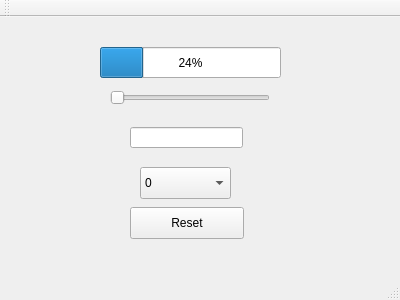
<?xml version="1.0" encoding="UTF-8"?>
<ui version="4.0">
 <class>MainWindow</class>
 <widget class="QMainWindow" name="MainWindow">
  <property name="geometry">
   <rect>
    <x>0</x>
    <y>0</y>
    <width>400</width>
    <height>300</height>
   </rect>
  </property>
  <property name="windowTitle">
   <string>MainWindow</string>
  </property>
  <widget class="QWidget" name="centralWidget">
   <widget class="ResetButton" name="pushButton">
    <property name="geometry">
     <rect>
      <x>130</x>
      <y>190</y>
      <width>114</width>
      <height>32</height>
     </rect>
    </property>
    <property name="text">
     <string>Reset</string>
    </property>
   </widget>
   <widget class="QProgressBar" name="progressBar">
    <property name="geometry">
     <rect>
      <x>100</x>
      <y>30</y>
      <width>181</width>
      <height>31</height>
     </rect>
    </property>
    <property name="value">
     <number>24</number>
    </property>
   </widget>
   <widget class="MySlider" name="horizontalSlider">
    <property name="geometry">
     <rect>
      <x>110</x>
      <y>70</y>
      <width>160</width>
      <height>22</height>
     </rect>
    </property>
    <property name="orientation">
     <enum>Qt::Horizontal</enum>
    </property>
   </widget>
   <widget class="MyLineEdit" name="lineEdit">
    <property name="geometry">
     <rect>
      <x>130</x>
      <y>110</y>
      <width>113</width>
      <height>21</height>
     </rect>
    </property>
   </widget>
   <widget class="mycomboBox" name="comboBox">
    <property name="geometry">
     <rect>
      <x>140</x>
      <y>150</y>
      <width>91</width>
      <height>32</height>
     </rect>
    </property>
    <item>
     <property name="text">
      <string>0</string>
     </property>
    </item>
    <item>
     <property name="text">
      <string>50</string>
     </property>
    </item>
    <item>
     <property name="text">
      <string>100</string>
     </property>
    </item>
   </widget>
  </widget>
  <widget class="QMenuBar" name="menuBar">
   <property name="geometry">
    <rect>
     <x>0</x>
     <y>0</y>
     <width>400</width>
     <height>22</height>
    </rect>
   </property>
  </widget>
  <widget class="QToolBar" name="mainToolBar">
   <attribute name="toolBarArea">
    <enum>TopToolBarArea</enum>
   </attribute>
   <attribute name="toolBarBreak">
    <bool>false</bool>
   </attribute>
  </widget>
  <widget class="QStatusBar" name="statusBar"/>
 </widget>
 <layoutdefault spacing="6" margin="11"/>
 <customwidgets>
  <customwidget>
   <class>mycomboBox</class>
   <extends>QComboBox</extends>
   <header location="global">mycombobox.h</header>
  </customwidget>
  <customwidget>
   <class>MyLineEdit</class>
   <extends>QLineEdit</extends>
   <header location="global">mylineedit.h</header>
  </customwidget>
  <customwidget>
   <class>MySlider</class>
   <extends>QSlider</extends>
   <header location="global">myslider.h</header>
  </customwidget>
  <customwidget>
   <class>ResetButton</class>
   <extends>QPushButton</extends>
   <header location="global">resetbutton.h</header>
  </customwidget>
 </customwidgets>
 <resources/>
 <connections/>
</ui>
